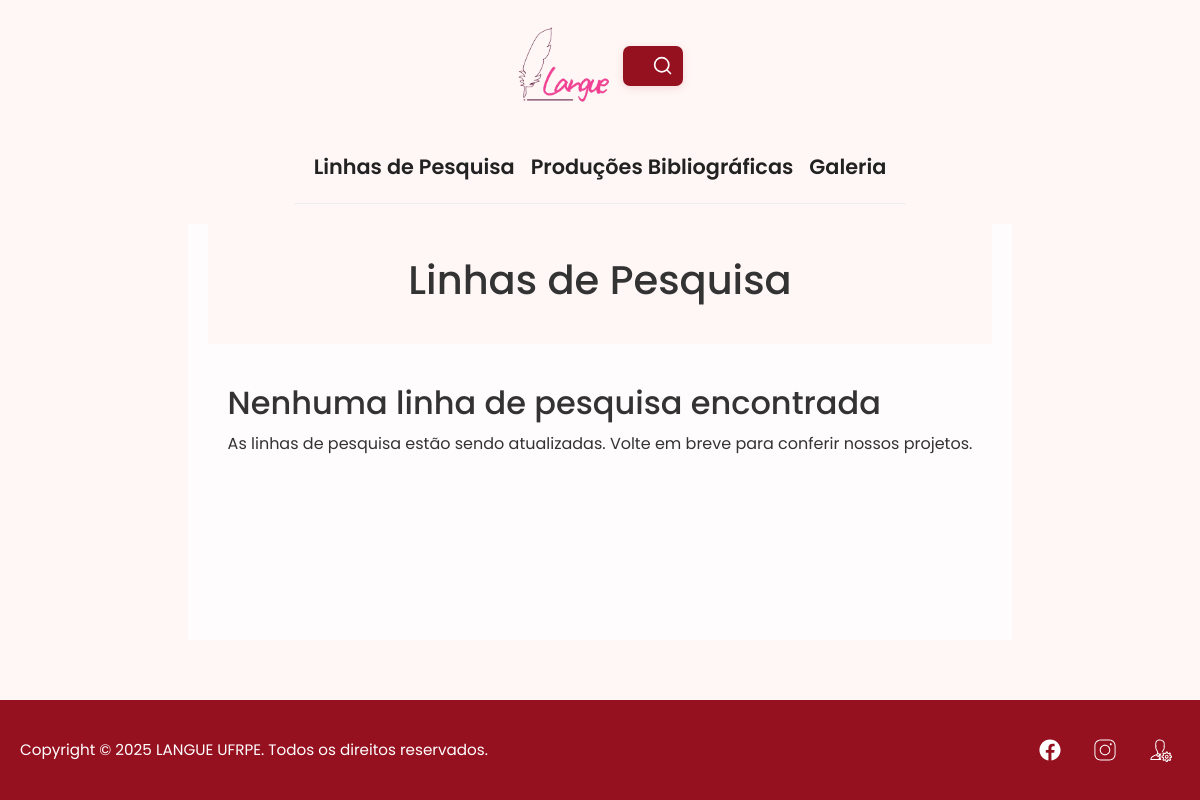
/linhas-de-pesquisa/, run on an earlier commit of the app's database.
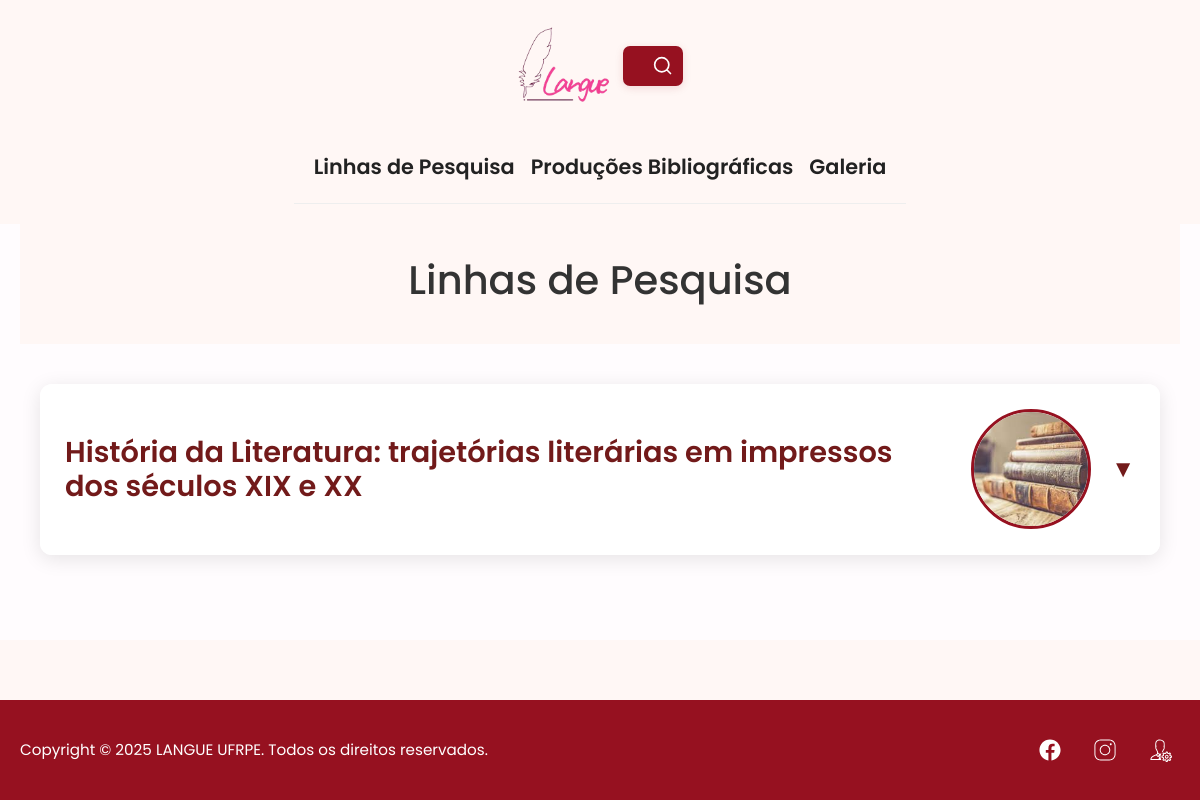
And on a later commit of the database.
### linhas_pesquisa/models.py (models this page shows, shortened)
class LinhaPesquisa(models.Model):
    titulo = models.CharField(max_length=300, verbose_name="Título da Linha de Pesquisa")
    objetivo = models.TextField(verbose_name="Objetivo")
    palavras_chave = models.TextField(verbose_name="Palavras-chave",
                                     help_text="Separe as palavras-chave por ponto e vírgula (;)")
    setores_aplicacao = models.TextField(verbose_name="Setores de Aplicação")
    imagem = models.ImageField(upload_to='linhas_pesquisa/', verbose_name="Imagem",
                              blank=True, null=True,
                              help_text="Imagem ilustrativa da linha de pesquisa")
    pesquisadores = models.ManyToManyField(Pesquisador,
                                         verbose_name="Pesquisadores Relacionados",
                                         blank=True)
    estudantes = models.ManyToManyField(Estudante,
                                       verbose_name="Estudantes Relacionados",
                                       blank=True)
    ativa = models.BooleanField(default=True, verbose_name="Linha Ativa")
    ordem = models.PositiveIntegerField(default=0, verbose_name="Ordem de Exibição",
                                       help_text="Ordem em que a linha aparecerá na página")
    data_criacao = models.DateTimeField(auto_now_add=True, verbose_name="Data de Criação")
    data_atualizacao = models.DateTimeField(auto_now=True, verbose_name="Última Atualização")
    class Meta:
        verbose_name = "Linha de Pesquisa"
        verbose_name_plural = "Linhas de Pesquisa"
        ordering = ['ordem', 'titulo']
    def get_palavras_chave_list(self):
        if self.palavras_chave:
            return [palavra.strip() for palavra in self.palavras_chave.split(';') if palavra.strip()]
        return []
    def get_estudantes_por_nivel(self):
        estudantes_dict = {}
        for estudante in self.estudantes.filter(ativo=True):
            nivel = estudante.get_nivel_display()
            if nivel not in estudantes_dict:
                estudantes_dict[nivel] = []
            estudantes_dict[nivel].append(estudante)
        return estudantes_dict

### linhas_pesquisa/views.py (the view, shortened to what this page needs)
# urls.py: path('', views.linhas_pesquisa_view, name='linhas_pesquisa'),
@cache_page(60 * 15)  # Cache por 15 minutos
def linhas_pesquisa_view(request):
    try:
        configuracao = ConfiguracaoPagina.objects.first()
    except ConfiguracaoPagina.DoesNotExist:
        configuracao = None
    linhas_pesquisa = LinhaPesquisa.objects.filter(ativa=True).prefetch_related(
        'pesquisadores',
        'estudantes'
    ).order_by('ordem', 'titulo')
    search_query = request.GET.get('search')
    paginator = Paginator(linhas_pesquisa, 5)  # 5 linhas por página
    page_number = request.GET.get('page')
    page_obj = paginator.get_page(page_number)
    estatisticas = {
        'total_linhas': LinhaPesquisa.objects.filter(ativa=True).count(),
        'total_pesquisadores': Pesquisador.objects.filter(ativo=True).count(),
        'total_estudantes': Estudante.objects.filter(ativo=True).count(),
    }
    context = {
        'configuracao': configuracao,
        'linhas_pesquisa': page_obj,
        'page_obj': page_obj,
        'search_query': search_query or '',
        'estatisticas': estatisticas,
    }
    return render(request, 'linhas_pesquisa/linhas_pesquisa.html', context)

### linhas_pesquisa/templates/linhas_pesquisa/linhas_pesquisa.html (shortened to what this page needs)
{% extends 'base.html' %}
{% load static %}
{% block page_styles %}
    <link rel="stylesheet" href="{% static 'styles/modular/linhas_pesquisa.css' %}">
    <link rel="stylesheet" href="{% static 'styles/modular/animations.css' %}">
    <link rel="stylesheet" href="{% static 'styles/modular/tablet.css' %}" media="screen and (min-width: 769px) and (max-width: 1024px)">
    <link rel="stylesheet" href="{% static 'styles/modular/mobile.css' %}" media="screen and (max-width: 768px)">
{% endblock %}
{% block content %}
    <div class="hero-section">
        <div class="hero-title-container">
            <h1 class="hero-title">{{ configuracao.titulo_pagina|default:"Linhas de Pesquisa" }}</h1>
        </div>
    </div>
    <main role="main" class="linhas-pesquisa-main">
        {% if linhas_pesquisa %}
            {% for linha in linhas_pesquisa %}
                <section class="linha-pesquisa-section retraida animate-fade-in" id="linha-{{ linha.id }}">
                    <div class="linha-pesquisa-header">
                        <h2 class="linha-pesquisa-title">{{ linha.titulo }}</h2>
                        {% if linha.imagem %}
                            <div class="linha-pesquisa-image">
                                <img src="{{ linha.imagem.url }}" alt="Imagem ilustrativa de {{ linha.titulo }}" loading="lazy">
                            </div>
                        {% endif %}
                        <span class="expand-icon">▼</span>
                    </div>
                </section>
            {% endfor %}
        {% else %}
            <section class="no-content-section">
                <div class="no-content-container">
                    <h2>Nenhuma linha de pesquisa encontrada</h2>
                    <p>As linhas de pesquisa estão sendo atualizadas. Volte em breve para conferir nossos projetos.</p>
                </div>
            </section>
        {% endif %}
    </main>
{% endblock %}

### templates/base.html (shortened to what this page needs)
{% load static %}
<!DOCTYPE html>
<html lang="pt-br">
<head>
    <link rel="stylesheet" href="https://stackpath.bootstrapcdn.com/bootstrap/4.5.2/css/bootstrap.min.css">
    <link rel="stylesheet" href="{% static 'styles/modular/base.css' %}">
    <link rel="stylesheet" href="{% static 'styles/modular/animations.css'%}">
    <link rel="stylesheet" href="{% static 'styles/modular/home.css' %}">
    {% block page_styles %}{% endblock %}
</head>
<body>
    <div class="top-bar">
        <div class="logo">
            <a href="{% url 'home' %}" aria-label="Página inicial do LANGUE UFRPE">
                <img src="{% static 'images/logo_langue.png' %}" alt="Logo Langue UFRPE" width="96" height="96">
            </a>
        </div>
        <div class="search-expand search-bar-red" id="searchExpand" role="search">
            <button class="search-btn" id="searchBtn" aria-label="Pesquisar" type="button">
            </button>
        </div>
    </div>
    <nav class="main-nav" role="navigation" aria-label="Menu principal">
        <ul class="main-nav-list" id="mainNavList">
            <li><a href="/linhas-de-pesquisa/">Linhas de Pesquisa</a></li>
            <li><a href="/producoes-e-publicacoes/">Produções Bibliográficas</a></li>
            <li><a href="/galeria/">Galeria</a></li>
        </ul>
    </nav>
    <main role="main">
        {% block content %}{% endblock %}
    </main>
    <footer role="contentinfo">
        <div class="footer-content">
            <p>Copyright &copy; 2025 LANGUE UFRPE. Todos os direitos reservados.</p>
            <div class="social-media" role="list" aria-label="Redes sociais">
                <a href="#facebook" aria-label="Facebook" role="listitem">
                    <img src="{% static 'images/icons/facebook.svg' %}" alt="Facebook" width="24" height="24" style="filter: brightness(0) invert(1);">
                </a>                <a href="#instagram" aria-label="Instagram" role="listitem">
                    <img src="{% static 'images/icons/instagram.svg' %}" alt="Instagram" width="24" height="24" style="filter: brightness(0) invert(1);">
                </a>
                <a href="http://127.0.0.1:8000/admin/" aria-label="Admin" role="listitem">
                    <img src="{% static 'images/icons/admin.svg' %}" alt="LinkedIn" width="24" height="24" style="filter: brightness(0) invert(1);">
                </a>
            </div>
        </div>
    </footer>
</body>
</html>

### static/styles/modular/base.css (style rules this page uses)
body { font-family: 'Poppins', Arial, sans-serif; margin: 0; padding: 0; background-color: #fff7f5; color: #333333; line-height: 1.6; }
.main-nav { display: flex; justify-content: center; background: #fff7f5; border-bottom: 1.5px solid #eee; position: relative; }
.main-nav-list { display: flex; gap: 40px; padding: 0; margin: 0; list-style: none; justify-content: center; }
.main-nav-list a { display: block; color: #222; font-size: 1.15em; font-weight: 500; text-decoration: none; padding: 18px 0 10px 0; transition: color 0.2s; }
.main-nav-list a::after { content: ''; display: block; height: 4px; width: 0; background: #961120; border-radius: 2px; margin: 6px auto 0 auto; transition: width 0.2s; }
footer { background-color: #961120; color: #ffffff; padding: 30px 0; text-align: center; margin-top: 40px; }
.footer-content { max-width: 1200px; margin: 0 auto; padding: 0 20px; display: flex; justify-content: space-between; align-items: center; flex-wrap: wrap; gap: 20px; }
.footer-content p { margin: 0; }
.social-media { display: flex; gap: 15px; }
.social-media img { height: 24px; filter: invert(100%); transition: transform 0.2s; }

### static/styles/modular/animations.css (style rules this page uses)
.animate-fade-in { animation: fadeInUp 0.7s ease-out forwards; opacity: 0; }

### static/styles/modular/home.css (style rules this page uses)
* { box-sizing: border-box; }
body { font-family: 'Poppins', Arial, sans-serif; margin: 0; padding: 0; background-color: #fff7f5; color: #333333; line-height: 1.6; -webkit-font-smoothing: antialiased; -moz-osx-font-smoothing: grayscale; display: flex; flex-direction: column; min-height: 100vh; }
nav { display: flex; justify-content: space-between; align-items: center; max-width: 1200px; margin: 0 auto; padding: 0 20px; }
.logo { display: flex; align-items: center; }
.logo img { height: 40px; margin-right: 10px; }
.top-bar { background: #fff7f5; display: flex; justify-content: space-between; align-items: center; padding: 18px 20px; max-width: 1200px; margin: 0 auto; position: relative; }
.top-bar .logo img { height: 96px; transition: transform 1.2s cubic-bezier(0.25, 0.46, 0.45, 0.94), filter 1.2s cubic-bezier(0.25, 0.46, 0.45, 0.94); max-width: 100%; }
.search-btn { background: none; border: none; cursor: pointer; outline: none; padding: 0; }
.search-expand { display: flex; align-items: center; position: relative; }
.search-bar-red { background: #961120; border-radius: 7px; display: flex; align-items: center; height: 40px; min-width: 40px; padding: 0 10px; transition: width 0.3s; box-shadow: 0 2px 8px #96112022; position: relative; transition: width 0.6s cubic-bezier(0.25, 0.46, 0.45, 0.94); }
.search-bar-red .search-btn { background: none; border: none; cursor: pointer; padding: 0; margin-left: auto; display: flex; align-items: center; }
.search-bar-red .search-btn svg { height: 20px; width: 20px; transition: transform 1s ease, filter 1s ease; }
.hero-section { display: flex; justify-content: center; align-items: center; padding: 2rem; background-color: #fff7f5; max-width: 1200px; margin: 0 auto; }
.main-nav { display: flex; justify-content: center; background: #fff7f5; border-bottom: 1.5px solid #eee; margin-bottom: 0; position: relative; }
.main-nav-list { display: flex; gap: 40px; padding: 0; margin: 0; list-style: none; justify-content: center; }
.main-nav-list li { position: relative; }
.main-nav-list a { display: block; color: #222; font-size: 1.30em; font-weight: 600; text-decoration: none; padding: 18px 0 10px 0; transition: color 0.2s; white-space: nowrap; }
.main-nav-list a::after { content: ''; display: block; height: 4px; width: 0; background: #961120; border-radius: 2px; margin: 6px auto 0 auto; transition: width 0.2s; }
main { max-width: 1200px; margin: 20px auto; padding: 0 20px; background-color: #fffcfe; flex-grow: 1; }
footer { background-color: #961120; color: #ffffff; padding: 30px 0; text-align: center; margin-top: 40px; }
.footer-content { max-width: 1200px; margin: 0 auto; padding: 0 20px; display: flex; justify-content: space-between; align-items: center; flex-wrap: wrap; gap: 20px; }
.footer-content p { margin: 0; font-size: 0.95em; }
.social-media { display: flex; gap: 15px; align-items: center; }
.social-media a { display: inline-flex; align-items: center; justify-content: center; padding: 8px; border-radius: 4px; transition: background-color 0.2s; }
.social-media img { height: 24px; filter: invert(100%); transition: transform 0.2s; }
@media (max-width: 1200px) { .top-bar, main, .footer-content { padding-left: 20px; padding-right: 20px; } }
.main-nav-list { gap: 1rem; }

What changed in the data, as far as the page shows it:
added LinhaPesquisa: titulo "História da Literatura: trajetórias literárias em impressos dos séculos XIX e XX", imagem (picture)
Also different on the page:
text no longer shown: "Nenhuma linha de pesquisa encontrada As linhas de pesquisa estão sendo atualizadas. Volte em breve para conferir nossos projetos."
